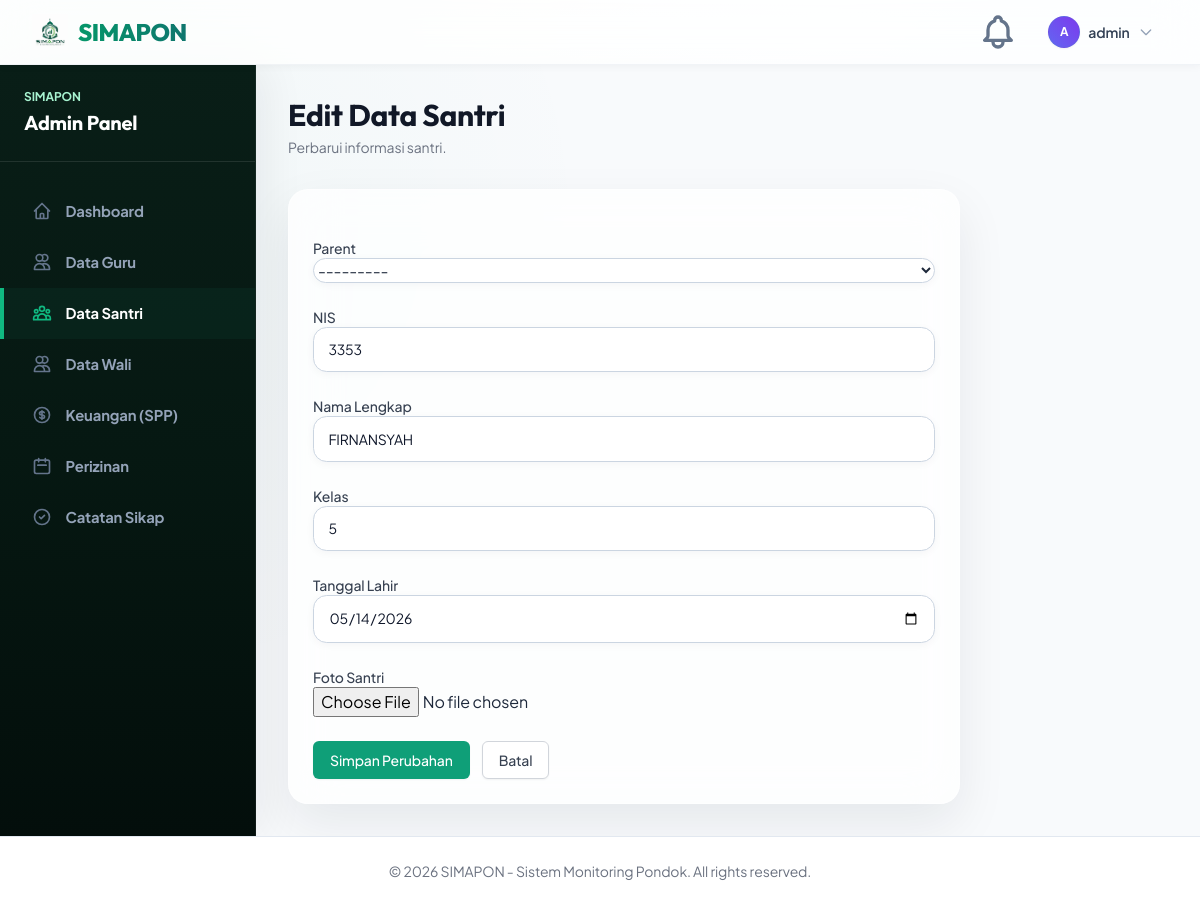
/dashboard/admin/edit-santri/1/ (signed in), run on an earlier commit of the app's database.
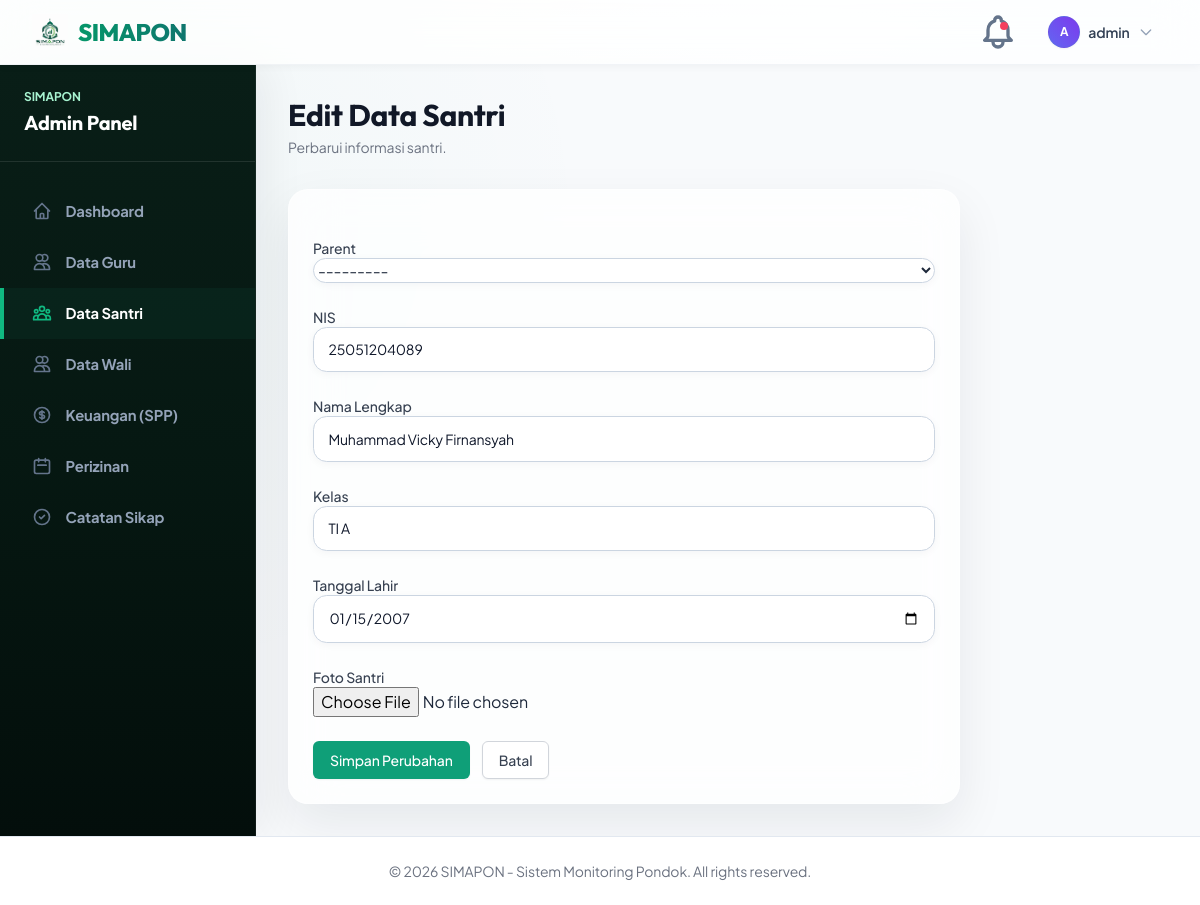
And on a later commit of the database.
### students/models.py (models this page shows, shortened)
class Student(models.Model):
    parent = models.ForeignKey(settings.AUTH_USER_MODEL, on_delete=models.CASCADE, related_name='children', limit_choices_to={'is_parent': True}, blank=True, null=True)
    nis = models.CharField(max_length=20, unique=True, verbose_name="NIS")
    name = models.CharField(max_length=100, verbose_name="Nama Lengkap")
    grade = models.CharField(max_length=50, verbose_name="Kelas")
    birth_date = models.DateField(verbose_name="Tanggal Lahir")
    photo = models.ImageField(upload_to=get_student_upload_path, blank=True, null=True, verbose_name="Foto Santri")
    class Meta:
        db_table = 'simapon_santri'

### users/views.py (the view)
# urls.py: path('dashboard/admin/edit-santri/<int:santri_id>/', views.edit_santri, name='edit_santri'),
@login_required
def edit_santri(request, santri_id):
    santri = get_object_or_404(Student, id=santri_id)
    if not (request.user.is_admin or request.user.is_staff):
        return redirect('dashboard')
    if request.method == 'POST':
        form = StudentForm(request.POST, request.FILES, instance=santri)
        if form.is_valid():
            form.save()
            messages.success(request, 'Data Santri berhasil diubah.')
            return redirect('admin_santri_list')
    else:
        form = StudentForm(instance=santri)
    return render(request, 'dashboards/admin/edit_santri.html', {'form': form, 'santri': santri})

### students/forms.py
class StudentForm(forms.ModelForm):
    class Meta:
        model = Student
        fields = ['parent', 'nis', 'name', 'grade', 'birth_date', 'photo']
        widgets = {
            'birth_date': forms.DateInput(attrs={'type': 'date'}),
        }
    def __init__(self, *args, **kwargs):
        super().__init__(*args, **kwargs)
        self.fields['parent'].queryset = User.objects.filter(is_parent=True)
        self.fields['parent'].required = False
        self.fields['photo'].required = False
        for field in self.fields.values():
            field.widget.attrs.setdefault('class', 'form-control')

### users/context_processors.py (called while the page is built)
def notifications_processor(request):
    if request.user.is_authenticated:
        latest_notifications = request.user.notifications.all()[:10]
        unread_count = request.user.notifications.filter(is_read=False).count()
        return {
            'latest_notifications': latest_notifications,
            'unread_notifications_count': unread_count,
        }
    return {}

### users/models.py (called while the page is built)
    def __str__(self):
        return self.username

### templates/dashboards/admin/edit_santri.html (shortened to what this page needs)
{% extends 'dashboards/admin/base.html' %} {% block admin_content %}
<div class="mb-8">
  <h2
    class="text-2xl font-bold leading-7 text-gray-900 sm:text-3xl sm:truncate"
  >
    Edit Data Santri
  </h2>
  <p class="mt-1 text-sm text-gray-500">Perbarui informasi santri.</p>
</div>
<div class="max-w-2xl">
  <div class="bg-white shadow sm:rounded-lg">
    <div class="px-4 py-5 sm:p-6">
      <form method="POST" enctype="multipart/form-data" class="space-y-6">
        {% csrf_token %} {% for field in form %}
        <div>
          <label
            for="{{ field.id_for_label }}"
            class="block text-sm font-medium text-gray-700"
          >
            {{ field.label }}
          </label>
          {{ field }}
        </div>
        {% endfor %}
        <div class="flex gap-3">
          <button
            type="submit"
            class="flex justify-center py-2 px-4 border border-transparent rounded-md shadow-sm text-sm font-medium text-white bg-primary hover:bg-secondary focus:outline-none focus:ring-2 focus:ring-offset-2 focus:ring-primary"
          >
            Simpan Perubahan
          </button>
          <a
            href="{% url 'admin_santri_list' %}"
            class="flex justify-center py-2 px-4 border border-gray-300 rounded-md shadow-sm text-sm font-medium text-gray-700 bg-white hover:bg-gray-50 focus:outline-none focus:ring-2 focus:ring-offset-2 focus:ring-primary"
          >
            Batal
          </a>
        </div>
      </form>
    </div>
  </div>
</div>
{% endblock %}

### templates/base.html (shortened to what the changed rows need)
<!doctype html>
{% load static %}
<html lang="id">
  <head>
    <script src="https://cdn.tailwindcss.com"></script>
    <link
      href="https://cdn.jsdelivr.net/npm/simple-datatables@latest/dist/style.css"
      rel="stylesheet"
      type="text/css"
    />
    <link href="{% static 'css/simapon.css' %}" rel="stylesheet" />
  </head>
  <body class="text-slate-800 antialiased min-h-screen flex flex-col font-sans">
    <nav class="app-navbar w-full z-30 top-0 sticky">
      <div class="max-w-7xl mx-auto px-4 sm:px-6 lg:px-8">
        <div class="flex justify-between h-16">
          <div class="flex items-center gap-2 sm:gap-4">
            {% if user.is_authenticated %}
            <div class="relative group" id="notification-dropdown">
              <button
                class="nav-link flex items-center justify-center w-10 h-10 rounded-lg p-0 relative hover:bg-slate-100 transition-colors"
                type="button"
                id="notification-bell-btn"
                title="Notifikasi"
              >
                {% if unread_notifications_count > 0 %}
                <span class="absolute top-2.5 right-2.5 block h-2 w-2 rounded-full bg-rose-500" id="notif-badge"></span>
                {% endif %}
              </button>
            </div>
            {% endif %}
          </div>
        </div>
      </div>
    </nav>
    <main class="flex-grow">
      {% block content %} {% endblock %}
    </main>
  </body>
</html>

What changed in the data, as far as the page shows it:
changed Student: nis "3353" → "25051204089"; name "FIRNANSYAH" → "Muhammad Vicky Firnansyah"; grade "5" → "TI A"; birth_date "05/14/2026" → "01/15/2007"
